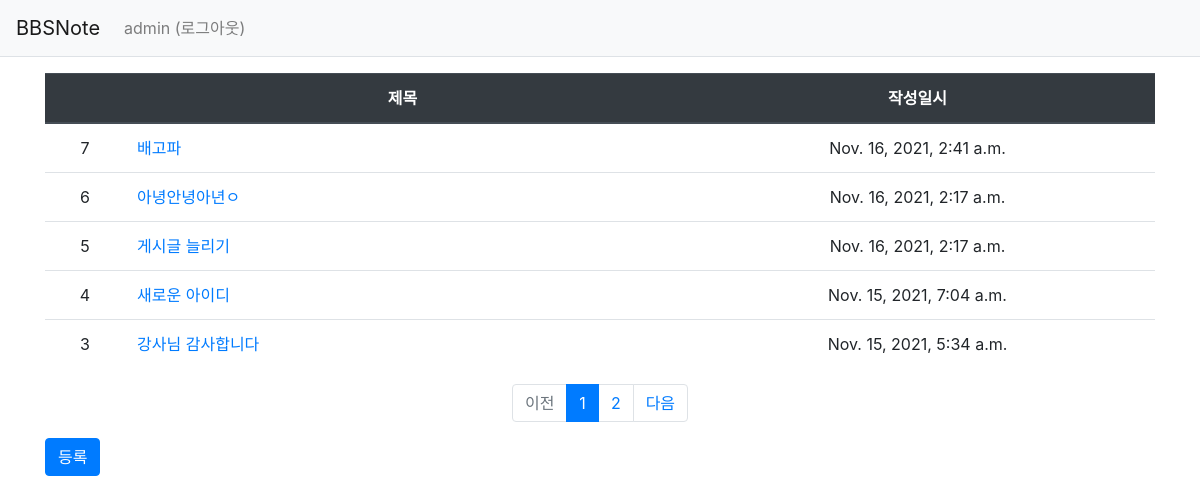
The app's page /bbsnote/ (signed in) with its own data.
### bbsnote/models.py (models this page shows, shortened)
class Board(models.Model): #게시글 모델
    subject = models.CharField(max_length=200)
    content = models.TextField()
    create_date = models.DateTimeField()

### bbsnote/views.py (the view)
# urls.py: path('', views.index, name='index'),
def index(request):
    page = request.GET.get('page', 1)
    board_list = Board.objects.order_by('-create_date')
    paginator = Paginator(board_list,5)
    page_obj = paginator.get_page(page)
    context = {'board_list' : page_obj}
    return render(request, 'bbsnote/board_list.html', context)

### bbsnote/templatetags/bbsnote_filter.py (called while the page is built)
@register.filter
def sub(value, arg):
    return value - arg

### templates/bbsnote/board_list.html (shortened to what this page needs)
{% extends 'base.html' %}
{% load bbsnote_filter %}
{% block content %}
<div class="container my-3">
    <table class="table">
        <thead>
        <tr class="text-center thead-dark">
            <th></th>
            <th style="width:50%">제목</th>
            <th>작성일시</th>
        </tr>
        </thead>
        <tbody>
        {% if board_list %}
            {% for board in board_list %}
            <tr class="text-center">
                <td>{{ board_list.paginator.count|sub:board_list.start_index|sub:forloop.counter0|add:1 }}</td>
                <td class="text-left">
                    <a href="{% url 'bbsnote:detail' board.id %}">{{ board.subject }}</a>
                </td>
                <td>{{ board.create_date }}</td>
            </tr>
            {% endfor %}
            {% else %}
            <tr>
                <td colspan="3">글이 없습니다.</td>
            </tr>
            {% endif %}
            </tbody>
        </table>
            <ul class="pagination justify-content-center">
                {% if board_list.has_previous %}
                <li class="page-item">
                    <a class="page-link" data-page="{{ board_list.previous_page_number }}" href="#">이전</a>
                </li>
                {% else %}
                <li class="page-item disabled">
                    <a class="page-link" tabindex="-1" aria-disabled="true" href="#">이전</a>
                </li>
                {% endif %}
                {% for page_number in board_list.paginator.page_range %}
                {% if page_number >= board_list.number|add:-5 and page_number <= board_list.number|add:5 %}
                    {% if page_number == board_list.number %}
                    <li class="page-item active" aria-current="page">
                        <a class="page-link" data-page="{{ page_number }}" href="#">{{ page_number }}</a>
                    </li>
                    {% else %}
                    <li class="page-item">
                        <a class="page-link" data-page="{{ page_number }}" href="#">{{ page_number }}</a>
                    </li>
                    {% endif %}
                {% endif %}
                {% endfor %}
                {% if board_list.has_next %}
                <li class="page-item">
                    <a class="page-link" data-page="{{ board_list.next_page_number }}" href="#">다음</a>
                </li>
                {% else %}
                <li class="page-item disabled">
                    <a class="page-link" tabindex="-1" aria-disabled="true" href="#">다음</a>
                </li>
                {% endif %}
            </ul>
        <a href="{% url 'bbsnote:board_create' %}" class="btn btn-primary">등록</a>
    </div>
    {% endblock %}

### templates/navbar.html (shortened to what this page needs)
<nav class="navbar navbar-expand-lg navbar-light bg-light border-bottom">
    <a class="navbar-brand" href="{% url 'bbsnote:index' %}">BBSNote</a>
    <div class="collapse navbar-collapse flex-grow-0" id="navbarNav">
        <ul class="navbar-nav">
            <li class="nav-item ">
                {% if user.is_authenticated %}
                <a class="nav-link" href="{% url 'common:logout' %}">{{ user.username}} (로그아웃)</a>
                {% else %}
                <a class="nav-link" href="{% url 'common:login' %}">로그인</a>
                {% endif %}
            </li>
        </ul>
    </div>
</nav>

### records on screen
Board: paginator.count|sub "7", subject "배고파", create_date "Nov. 16, 2021, 2:41 a.m."
Board: paginator.count|sub "6", subject "아녕안녕아년ㅇ", create_date "Nov. 16, 2021, 2:17 a.m."
Board: paginator.count|sub "5", subject "게시글 늘리기", create_date "Nov. 16, 2021, 2:17 a.m."
Board: paginator.count|sub "4", subject "새로운 아이디", create_date "Nov. 15, 2021, 7:04 a.m."
Board: paginator.count|sub "3", subject "강사님 감사합니다", create_date "Nov. 15, 2021, 5:34 a.m."

### other values on screen
{{ user.username }} "admin"
{{ page_number }} "1"
{{ page_number }} "2"
